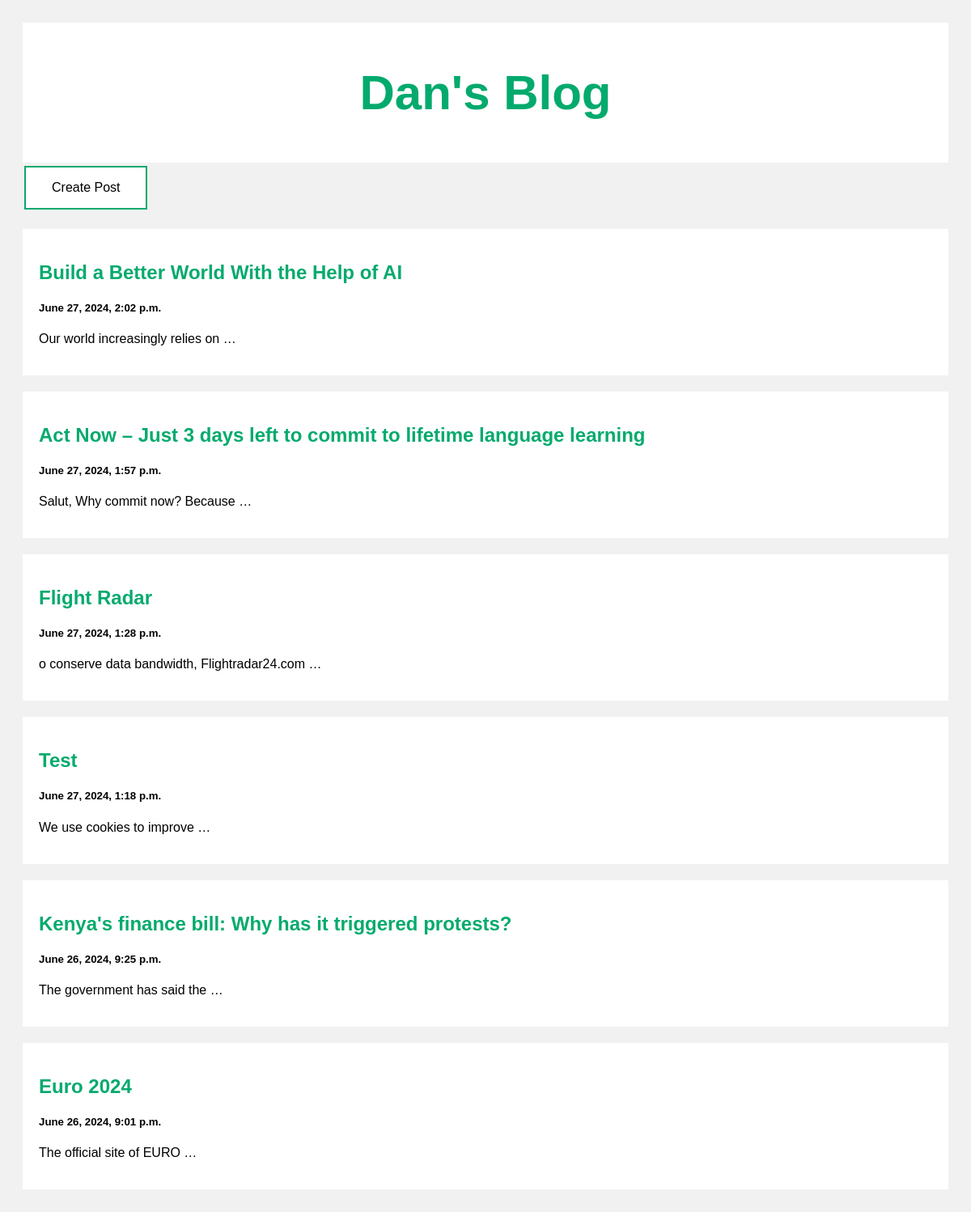
The page / on the database its author committed.
### post/models.py (models this page shows)
class Post(models.Model):
    title = models.CharField(max_length=100)
    body = models.CharField(max_length=1000000)
    created_at = models.DateTimeField(default = datetime.now, blank = True)

### post/views.py (the view)
# urls.py: path('',views.index, name ='index'),
def index(request):
    posts = Post.objects.all()
    return render(request,'index.html',{'pos':posts})

### templates/index.html (shortened to what this page needs)
<!DOCTYPE html>
<html>
  <head>
  </head>
  <body>
    <div class="header">
      <h2>Dan's Blog</h2>
    </div>
    <div class="row">
      <div class="leftcolumn">
        <a href="post_create/"
          ><button class="button button1">Create Post</button></a
        >
        {% for post in pos reversed %}
        <div class="card">
          <a
            style="text-decoration: none; color: black"
            href="/post/{{post.id}}"
          >
            <h2>{{post.title}}</h2>
            <h5>{{post.created_at}}</h5>
            <p>{{post.body|truncatewords:5}}</p>
          </a>
        </div>
        {% endfor %}
      </div>
    </div>
  </body>
</html>

### templates/index.html (style rules this page uses)
* { box-sizing: border-box; }
body { font-family: Arial; padding: 20px; background: #f1f1f1; }
h2 { color: #04aa6d; }
.header { padding: 2px; font-size: 40px; text-align: center; background: white; }
.leftcolumn { float: left; width: 100%; }
.card { background-color: white; padding: 20px; margin-top: 20px; }
.row:after { content: ""; display: table; clear: both; }
.button { border: none; color: white; padding: 16px 32px; text-align: center; text-decoration: none; display: inline-block; font-size: 16px; margin: 4px 2px; transition-duration: 0.4s; cursor: pointer; }
.button1 { background-color: white; color: black; border: 2px solid #04aa6d; }

### rows shown on the page
Post: title "Build a Better World With the Help of AI", created_at "June 27, 2024, 2:02 p.m.", body "Our world increasingly relies on …"
Post: title "Act Now – Just 3 days left to commit to lifetime language learning", created_at "June 27, 2024, 1:57 p.m.", body "Salut, Why commit now? Because …"
Post: title "Flight Radar", created_at "June 27, 2024, 1:28 p.m.", body "o conserve data bandwidth, Flightradar24.com …"
Post: title "Test", created_at "June 27, 2024, 1:18 p.m.", body "We use cookies to improve …"
Post: title "Kenya's finance bill: Why has it triggered protests?", created_at "June 26, 2024, 9:25 p.m.", body "The government has said the …"
Post: title "Euro 2024", created_at "June 26, 2024, 9:01 p.m.", body "The official site of EURO …"
